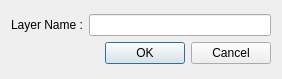
<?xml version="1.0" encoding="UTF-8"?>
<ui version="4.0">
 <class>AddNewLayerDialog</class>
 <widget class="QDialog" name="AddNewLayerDialog">
  <property name="geometry">
   <rect>
    <x>0</x>
    <y>0</y>
    <width>282</width>
    <height>79</height>
   </rect>
  </property>
  <property name="windowTitle">
   <string>Dialog</string>
  </property>
  <layout class="QVBoxLayout" name="verticalLayout_2">
   <item>
    <layout class="QVBoxLayout" name="verticalLayout">
     <item>
      <layout class="QHBoxLayout" name="horizontalLayout">
       <item>
        <widget class="QLabel" name="label">
         <property name="text">
          <string>Layer Name :</string>
         </property>
        </widget>
       </item>
       <item>
        <widget class="QLineEdit" name="lineEdit"/>
       </item>
      </layout>
     </item>
     <item>
      <widget class="QDialogButtonBox" name="buttonBox">
       <property name="standardButtons">
        <set>QDialogButtonBox::Cancel|QDialogButtonBox::Ok</set>
       </property>
      </widget>
     </item>
    </layout>
   </item>
  </layout>
 </widget>
 <resources/>
 <connections/>
</ui>
